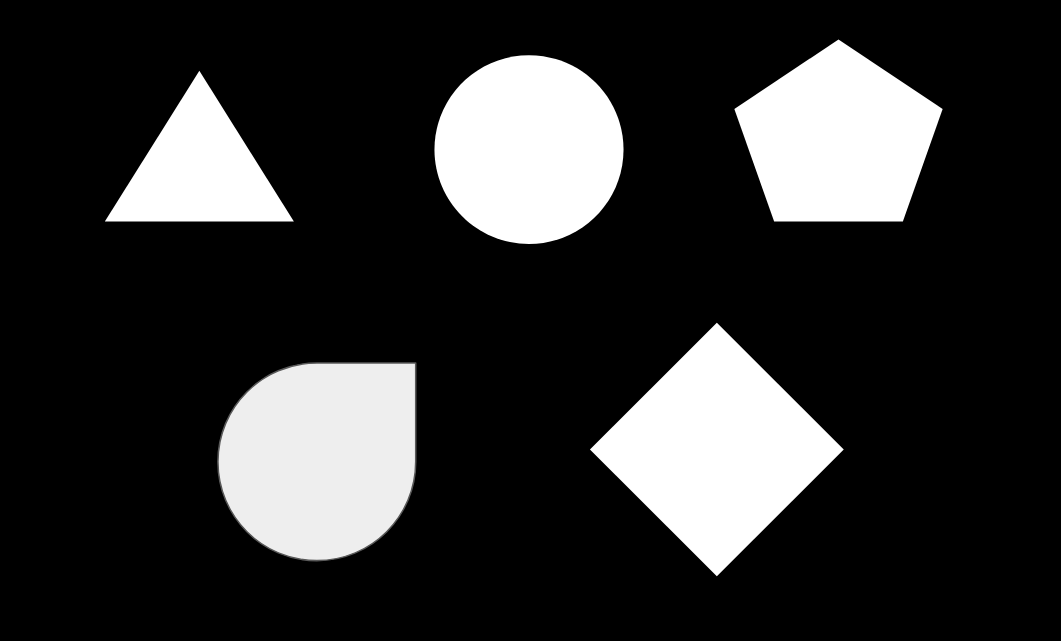
#> input picture CV_project/DATA/five_shapes.PNG, 1061 x 641 px, given in place of the camera
$ jupyter execute --allow-errors object-tracking.ipynb   (text cells are left out)
#> lines starting #> are read from the running program, lines starting #| are printed output that depends on the picture
[cell 1]
import numpy as np
import cv2

[cell 2]
# Parameters for ShiTomasi corner detection (good features to track paper)
corner_track_params = dict(maxCorners = 10,
                       qualityLevel = 0.3,
                       minDistance = 7,
                       blockSize = 7 )

[cell 3]
# Parameters for lucas kanade optical flow
lk_params = dict( winSize  = (200,200),
                  maxLevel = 2,
                  criteria = (cv2.TERM_CRITERIA_EPS | cv2.TERM_CRITERIA_COUNT, 10,0.03))

[cell 4]
# Capture the video
cap = cv2.VideoCapture(0)

# Grab the very first frame of the stream
ret, prev_frame = cap.read()
#> prev_frame is the input picture: shape (641, 1061, 3); min 0, max 255, mean 49.2

# Grab a grayscale image (We will refer to this as the previous frame)
prev_gray = cv2.cvtColor(prev_frame, cv2.COLOR_BGR2GRAY)

# Grabbing the corners
prevPts = cv2.goodFeaturesToTrack(prev_gray, mask = None, **corner_track_params)
#> prevPts = [[592, 449], [841, 449], [716, 574], [199, 73], [716, 324], [290, 219], [108, 219], [940, 109], [736, 109], [901, 219]]

# Create a matching mask of the previous frame for drawing on later
mask = np.zeros_like(prev_frame)


while True:

    # Grab current frame
    ret,frame = cap.read()

    # Grab gray scale
    frame_gray = cv2.cvtColor(frame, cv2.COLOR_BGR2GRAY)

    # Calculate the Optical Flow on the Gray Scale Frame
    nextPts, status, err = cv2.calcOpticalFlowPyrLK(prev_gray, frame_gray, prevPts, None, **lk_params)
#> nextPts has the same summary as prevPts; status = [1, 1, 1, 1, 1, 1, 1, 1, 1, 1]; err = [0, 0, 0, 0, 0, 0, 0, 0, 0, 0]

    # Using the returned status array (the status output)
    # status output status vector (of unsigned chars); each element of the vector is set to 1 if
    # the flow for the corresponding features has been found, otherwise, it is set to 0.
    good_new = nextPts[status==1]
#> good_new has the same summary as prevPts
    good_prev = prevPts[status==1]
#> good_prev has the same summary as prevPts

    # Use ravel to get points to draw lines and circles
    for i,(new,prev) in enumerate(zip(good_new,good_prev)):

        x_new,y_new = new.ravel()
        x_prev,y_prev = prev.ravel()

        # Lines will be drawn using the mask created from the first frame
        mask = cv2.line(mask, (int(x_new),int(y_new)),(int(x_prev),int(y_prev)), (0,255,0), 3)

        # Draw red circles at corner points
        frame = cv2.circle(frame,(int(x_new),int(y_new)),8,(0,0,255),-1)
#> this loop made 10 passes
#> (x_new, y_new, x_prev, y_prev) on passes 1 to 10: (592, 449, 592, 449), (841, 449, 841, 449), (716, 574, 716, 574), (199, 73, 199, 73), (716, 324, 716, 324), (290, 219, 290, 219), (108, 219, 108, 219), (940, 109, 940, 109), (736, 109, 736, 109), (901, 219, 901, 219)
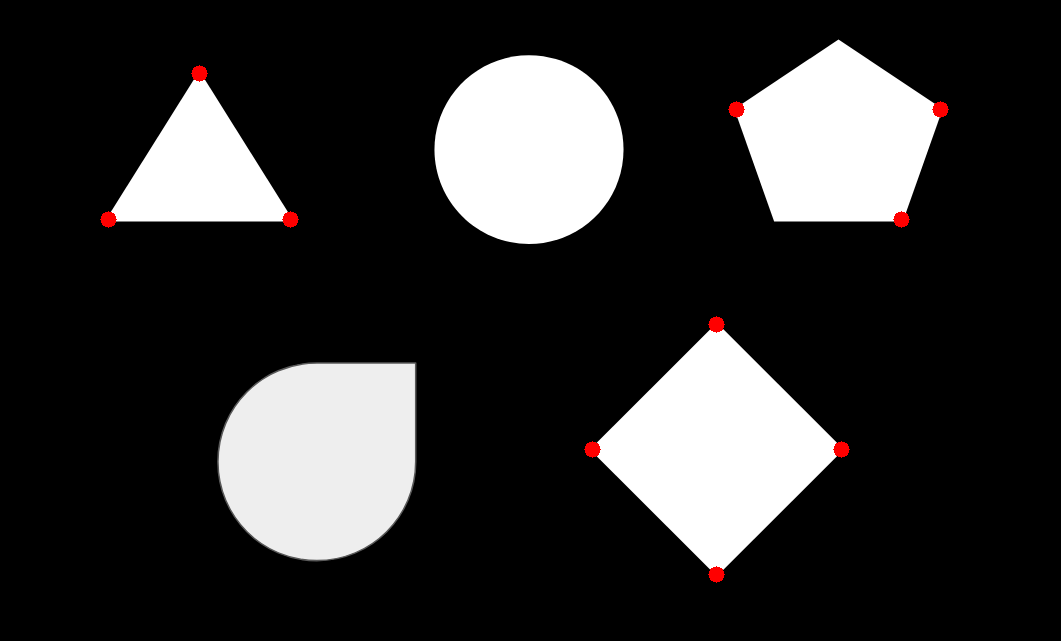
#> frame: shape (641, 1061, 3); mean B, G, R 48.9, 48.9, 49.6
#> mask: shape (641, 1061, 3); mean of channels 0, 1, 2 0, 0, 0

    # Display the image along with the mask we drew the line on.
    img = cv2.add(frame,mask)
    cv2.imshow('frame',img)

    k = cv2.waitKey(30) & 0xff
#> (key Esc is pressed here)
    if k == 27:
        break

    # Now update the previous frame and previous points
    prev_gray = frame_gray.copy()
    prevPts = good_new.reshape(-1,1,2)


cv2.destroyAllWindows()
cap.release()

[cell 5]
cv2.cartToPolar

[cell 6]
# Capture a video stream
cap = cv2.VideoCapture(0)

# take first frame of the video
ret,frame = cap.read()


# Set Up the Initial Tracking Window


# We will first detect the face and set that as our starting box.
face_cascade = cv2.CascadeClassifier(cv2.data.haarcascades + 'haarcascade_frontalface_default.xml')
face_rects = face_cascade.detectMultiScale(frame)
#> face_rects = ()

# Convert this list of a single array to a tuple of (x,y,w,h)
#> (the rest of this cell did not finish here and is left out)

[cell 7]
import numpy as np
import cv2

# Capture a video stream
cap = cv2.VideoCapture(0)

# take first frame of the video
ret,frame = cap.read()


# Set Up the Initial Tracking Window


# We will first detect the face and set that as our starting box.
face_cascade = cv2.CascadeClassifier('DATA/haarcascades/haarcascade_frontalface_default.xml')
face_rects = face_cascade.detectMultiScale(frame)

# Convert this list of a single array to a tuple of (x,y,w,h)
#> (the rest of this cell did not finish here and is left out)

[cell 8]
import cv2
def ask_for_tracker():
    print("Welcome! What Tracker API would you like to use?")
    print("Enter 0 for BOOSTING: ")
    print("Enter 1 for MIL: ")
    print("Enter 2 for KCF: ")
    print("Enter 3 for TLD: ")
    print("Enter 4 for MEDIANFLOW: ")
    choice = input("Please select your tracker: ")
#> the answer given: 1

    if choice == '0':
        tracker = cv2.TrackerBoosting_create()
    if choice == '1':
        tracker = cv2.TrackerMIL_create()
    if choice == '2':
        tracker = cv2.TrackerKCF_create()
    if choice == '3':
        tracker = cv2.TrackerTLD_create()
    if choice == '4':
        tracker = cv2.TrackerMedianFlow_create()


    return tracker

[cell 9]
import cv2

print(cv2.__version__)

# In 4.9.0.80 or newer, you can check available trackers like this:
print([x for x in dir(cv2.Tracker) if 'create' in x])

[cell 10]
tracker = ask_for_tracker()

[cell 11]
tracker

[cell 12]
str(tracker).split()[1:][0]

[cell 13]
tracker = ask_for_tracker()
#> the answer given: 1
